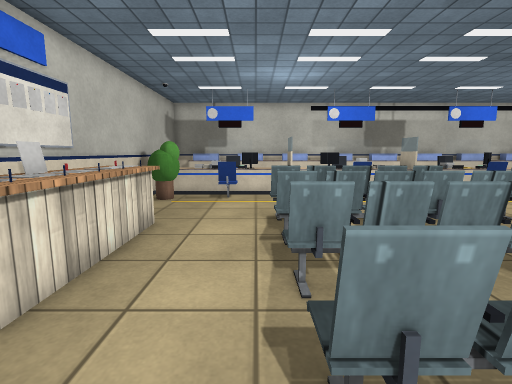
[1] (above)

21 first-person views from a walk through a Unity game level. The camera is 1.2 m above the floor, tilts 8° down and sees 85° across. Doors are open. The floor is counted in squares, 0.5 m on a side. Each view is taken from the middle of a square. On the plan, view 1 faces up. The plan holds only what a view shows up to about 18 squares ahead; the rest is blank. The place goes on beyond the plan. The player is left out. Some animated figures are not drawn. Surface patterns are stand-ins for the level's own textures.

[2]
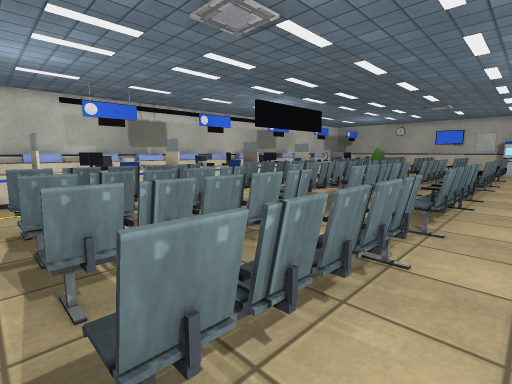

[3]
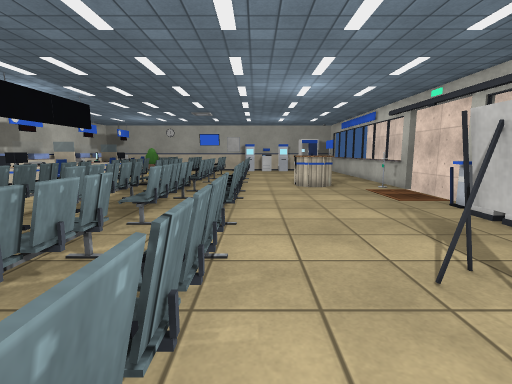

[4]
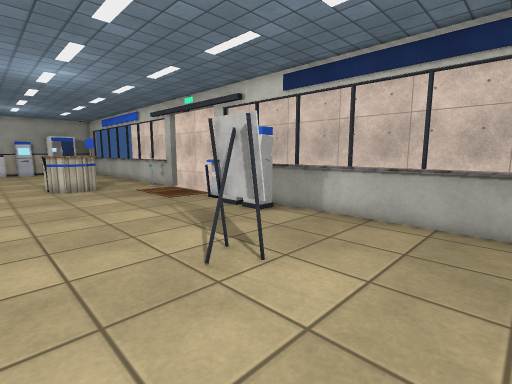

[5]
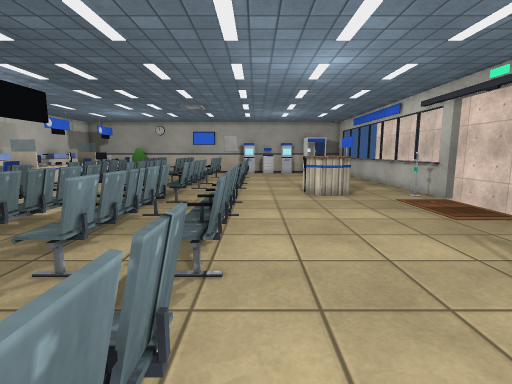

[6]
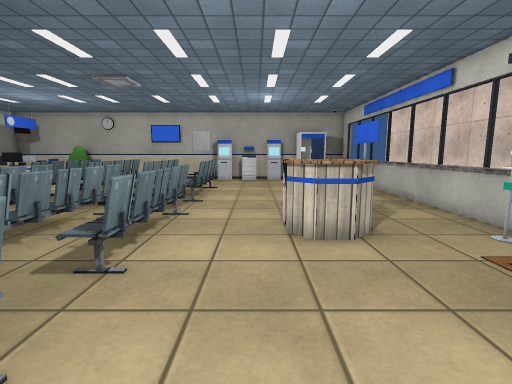

[7]
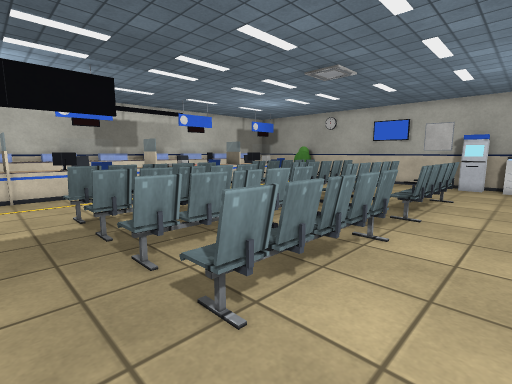

[8]
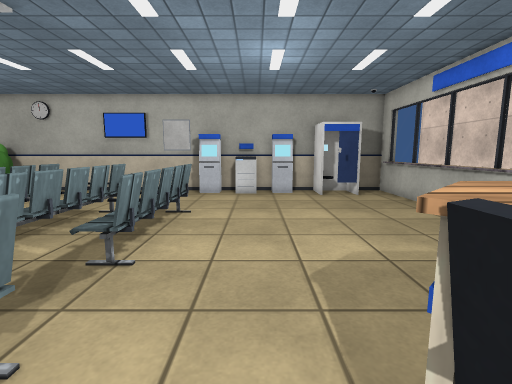

[9]
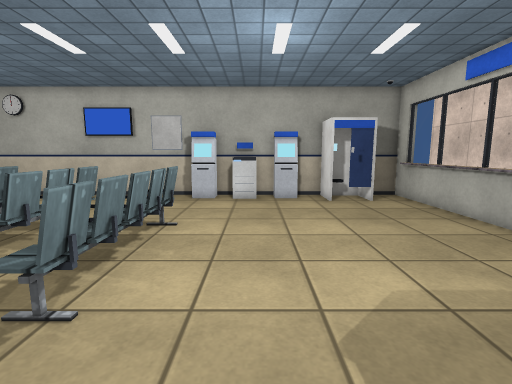

[10]
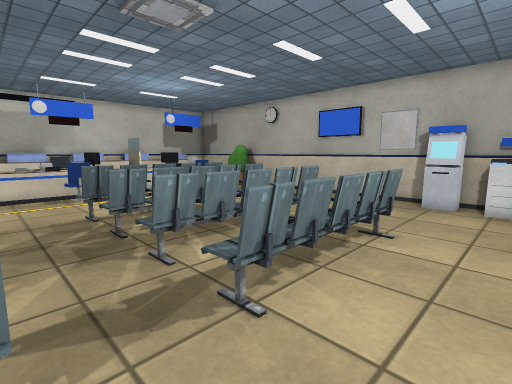

[11]
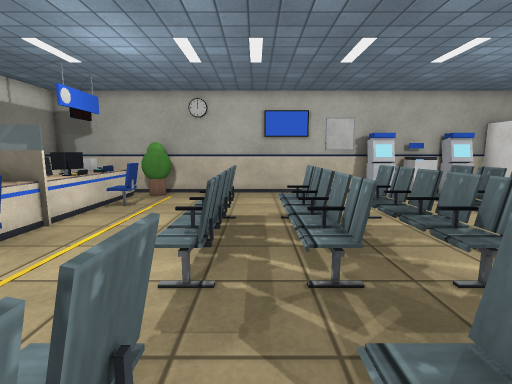

[12]
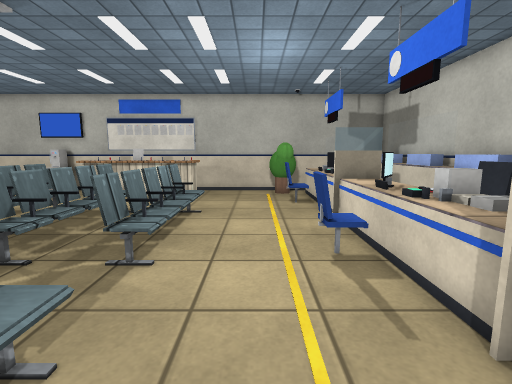

[13]
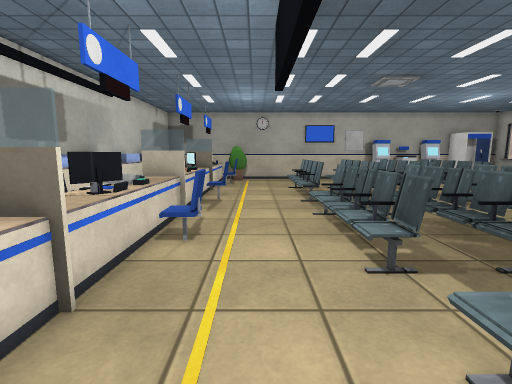

[14]
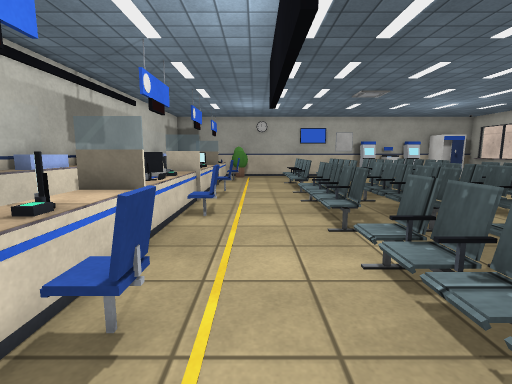

[15]
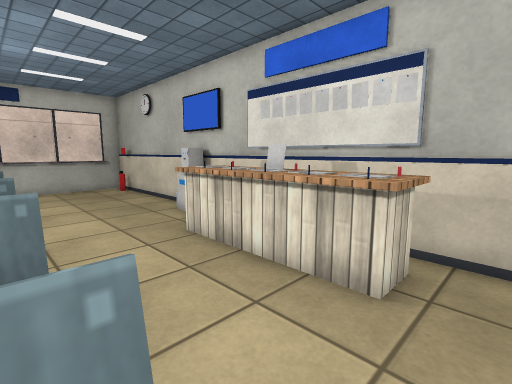

[16]
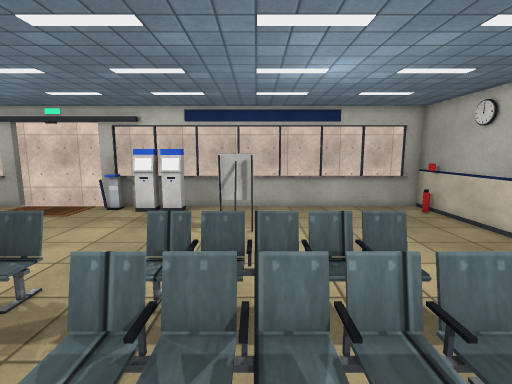

[17]
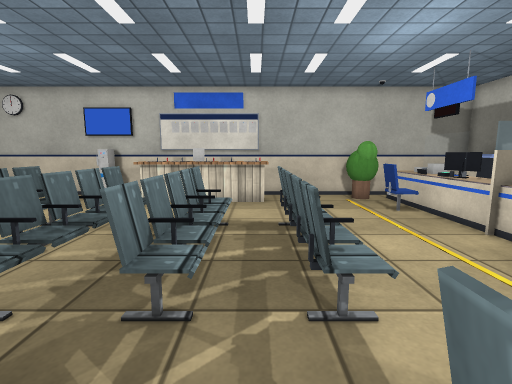

[18]
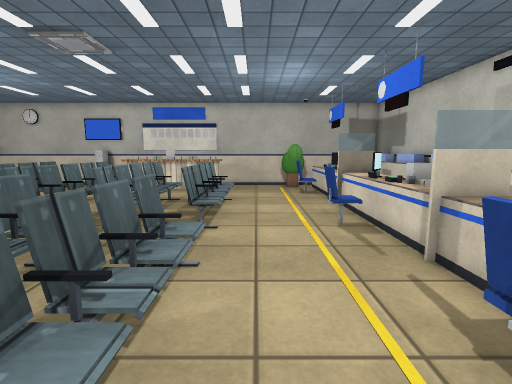

[19]
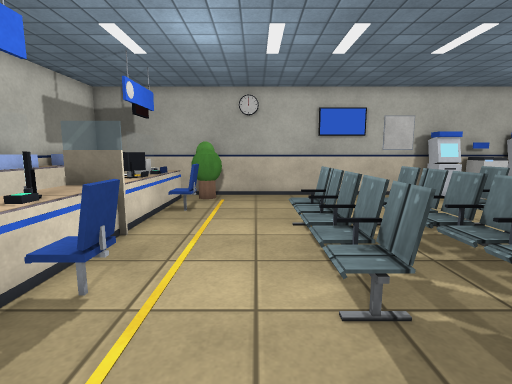

[20]
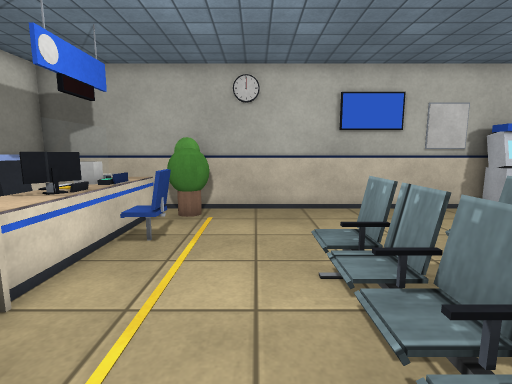

[21]
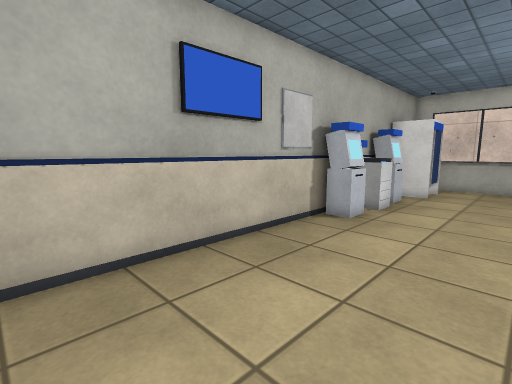

### Floor plan
Key: @ floor where view 1 was taken; # wall or solid block; x gap in a wall; . floor; / step, stairs or slope; D open door; = window, fence, low wall or low ledge; ^ raised ledge; v drop or lower ground; O other object.
Columns run from 6 left of view 1 to 38 right of it. Each row starts with its distance up from view 1.
 18 #    O      O  #          O      O      O   #
 17 #^OO ^O^^^O^OOO^ ^ ^O^^^O^O^^^^^ ^O^^^O^O   #
 16 #^^^^O^^^^^^O^^^^^^O^^^^^^O^^^^^^O^^^^^^O^^^#
 15 #OO.......................................OO#
 14 #O..OO.....OO.....OO.....OO.....OO.....OO..O#
 13 #...........................................#
 12 #...........................................#
 11 #..............///////.///////..............#
 10 #OO....==xx==..=x===x=.=x===x=.===xx==......#
  9 #OOO........................................#
  8 #OOO...O //#O..O.#OOO...OOO .O..O#O. O......#
  7 #OOO...==x/==..=x===x=.=x===x=.===.x==......#
  6 #OOO........................................#
  5 #OOO...O##O=O..O##OO  .=#OO##O.=O=O##O......#
  4 #OOO...===v==...==#v==.==v ==...==v===......#
  3 # O..............##....... #................#
  2 # .....==xO=O..O====x=.=x====O.===Ox=O.....O#
  1 #O..... ...................................O#
  0 #O....@ ..................................OO#
 -1 #.........................................OO#
 -2 #.........................OOO..............O#
 -3 #.........OO.............OO O..............O#
 -4 #........................OOOO ..............#
 -5 #.........................  .  ...........O##
 -6 #..............................  .........O^#
 -7 OO............OOO.........................OO#
 -8 #.............OOOOOO.....OO.................#
 -9 ##====#=======######DDDDD##===========#====##

Where each view was taken, in squares from view 1:
view 1: 0 up, 0 right, facing up
view 2: 0 up, 0 right, facing up-right
view 3: 1 up, 0 right, facing right
view 4: 1 up, 0 right, facing down-right
view 5: 1 up, 4 right, facing right
view 6: 1 down, 12 right, facing right
view 7: 1 down, 15 right, facing up-right
view 8: 1 down, 20 right, facing right
view 9: 1 down, 22 right, facing right
view 10: 1 down, 23 right, facing up-right
view 11: 9 up, 21 right, facing right
view 12: 13 up, 12 right, facing left
view 13: 13 up, 12 right, facing right
view 14: 13 up, 9 right, facing right
view 15: 11 up, 1 right, facing down-left
view 16: 8 up, 4 right, facing down
view 17: 9 up, 10 right, facing left
view 18: 12 up, 15 right, facing left
view 19: 12 up, 22 right, facing right
view 20: 12 up, 26 right, facing right
view 21: 12 up, 32 right, facing down-right
